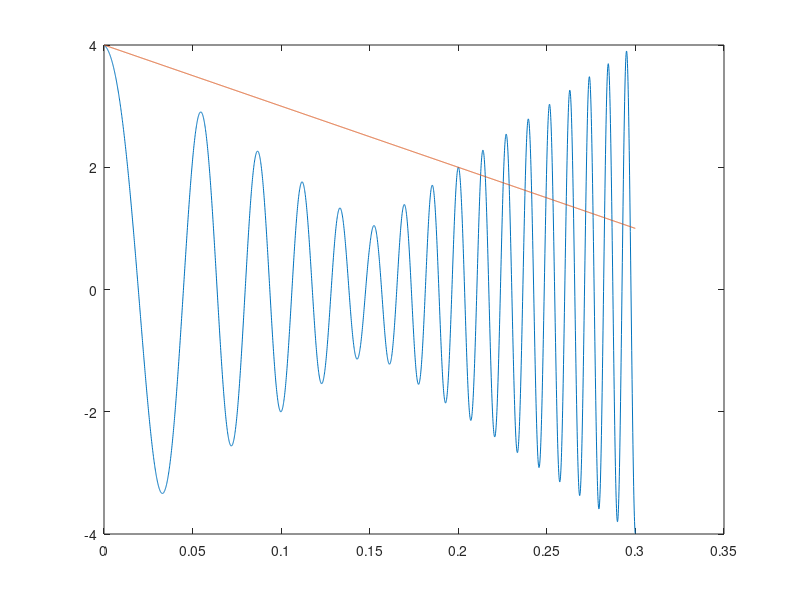

The MATLAB source for this figure: (Note: this script raises an error after producing the figure.)
clear
clc
close all

% FS = 18;                % fontsize for figures
FS2 = 10;                   % for the legend
FS3 = 25;

Fs = 10e3;
Ts = 1/Fs;
T_max = 0.3;
t= 0:Ts:T_max-Ts;                   % 10 seconds @ 1kHz sample rate

f0 = 10;
f1=100;                    % Start at 1 Hz, go up to 150 Hz

f_max = f1;

f_middle = f0+(f1-f0)/2;
f = linspace(f0,f1,length(t));
% true_IF_middle = f(Sample2Cut+1:end-Sample2Cut);

true_IP = zeros(1,length(t));
for n=2:length(t)
    true_IP(n) = true_IP(n-1) + f(n)*2*pi*Ts;
end

true_IP = mod(true_IP,2*pi);

A1 = 4;
A2 = 1;
Envelope = linspace(A1,A2,length(t));
% Envelope2 = [Envelope(1:round(length(Envelope)/2)) fliplr(Envelope(1:round(length(Envelope)/2)))];
Envelope2 = [linspace(A1,A2,round(length(Envelope)/2)) linspace(A2,A1,round(length(Envelope)/2))];

y = Envelope2.*chirp(t,f0,T_max,f1);
figure
plot(t,y,t,Envelope)
% y_middle = y(Sample2Cut+1:end-Sample2Cut);

sigma = 0.0:0.07:0.6;

PointMultiplier = 5;
MinPoints = round(0.9*Fs/f1);

MaxPoints = round(PointMultiplier*MinPoints);
PointsStep = 5;
PlotMode = 0;

MaxPoints = floor((1/f_middle)*Fs/2)+100;
MinPoints = floor((1/f_middle)*Fs/2);
PointsStep = 20;

FS = 16;
LW = 1.6;
MS = 5;

EdgeEffectTime = 0.02;
EdgeEffectSample = round(EdgeEffectTime*Fs);
t_start_sample = 1;
NIterations = 10;

f_max = f(end-EdgeEffectSample);

snr_db_start = zeros(NIterations,length(sigma));
snr_db_mid = zeros(NIterations,length(sigma));
snr_db_end= zeros(NIterations,length(sigma));
RMSE_start = zeros(NIterations,length(sigma));
RMSE_mid = zeros(NIterations,length(sigma));
RMSE_end = zeros(NIterations,length(sigma));

s_1 = round(Fs*T_max/3);
s_2 = round(2*Fs*T_max/3);

plotmode = 1;
tic
PhaseFig  = figure('units','normalized','position',[0 0 1 1]);

for n=1:length(sigma)
    disp(['iteration ' num2str(n) ' of ' num2str(length(sigma)) ' noise levels']) 
    
    for nn=1:NIterations
        
        noise = sigma(n)*randn(1,length(t));
        y_n = y + noise;

        rms_y_start = norm(y(1:s_1))/sqrt(length(y(1:s_1)));
        rms_n_start = norm(noise(1:s_1))/sqrt(length(noise(1:s_1)));

        rms_y_mid = norm(y(s_1:s_2))/sqrt(length(y(s_1:s_2)));
        rms_n_mid = norm(noise(s_1:s_2))/sqrt(length(noise(s_1:s_2)));

        rms_y_end = norm(y(s_2:end))/sqrt(length(y(s_2:end)));
        rms_n_end = norm(noise(s_2:end))/sqrt(length(noise(s_2:end)));

        snr_start = (rms_y_start/rms_n_start)^2;
        snr_db_start(nn,n) = 10*log10(snr_start);

        snr_mid = (rms_y_mid/rms_n_mid)^2;
        snr_db_mid(nn,n) = 10*log10(snr_mid);

        snr_end = (rms_y_end/rms_n_end)^2;
        snr_db_end(nn,n) = 10*log10(snr_end);

        [IF_interp, phi_interp, phi_unwrapped, x, Hx, r, phi, x0, Hx0, m_star, M] ...
            = cpt(y_n, MinPoints, MaxPoints, PointsStep, Ts, PlotMode, f_max);

        phi_est = mod(phi_interp,2*pi);

        phi_diff = min( (repmat(true_IP,3,1) - [phi_est-2*pi ; phi_est ; phi_est + 2*pi]).^2 ,[],1); 
        phi_diff_start = phi_diff(EdgeEffectSample:s_1);
        phi_diff_mid = phi_diff(s_1:s_2);
        phi_diff_end = phi_diff(s_2:end-EdgeEffectSample);

        RMSE_start(nn,n) = sqrt(mean(phi_diff_start));
        RMSE_mid(nn,n) = sqrt(mean(phi_diff_mid));
        RMSE_end(nn,n) = sqrt(mean(phi_diff_end));

        if plotmode == 1
            ax(n+floor((n-1)/3)*3) = subplot(6,3,n+floor((n-1)/3)*3,'parent',PhaseFig);
            plot(t,y_n,'k','parent',ax(n+floor((n-1)/3)*3))
            grid(ax(n+floor((n-1)/3)*3),'on')
            Pos = get(ax(n+floor((n-1)/3)*3),'position');
            set(ax(n+floor((n-1)/3)*3),'position',[Pos(1) Pos(2) Pos(3) Pos(4)-0.01]);
            title(ax(n+floor((n-1)/3)*3),['SNR = ' num2str(snr_db_start(nn,n)) ', ' num2str(snr_db_mid(nn,n)) ', ' num2str(snr_db_end(nn,n)) ' dB'],'fontsize',FS,'fontname','Times New Roman')%'interpreter','latex')
            if mod(n,3) ~= 1
                set(ax(n+floor((n-1)/3)*3),'yticklabel',[])
            else
                ylabel(ax(n+floor((n-1)/3)*3),'Amplitude','fontsize',FS,'fontname','Times New Roman','position',[-0.031 -0.5 1])%,'interpreter','latex')
            end
            set(ax(n+floor((n-1)/3)*3),'xticklabel',[],'fontsize',FS,'fontname','Times New Roman','ytick',[-2 0 2 4])
            xlim(ax(n+floor((n-1)/3)*3),[t(t_start_sample) t(end)])
            ylim(ax(n+floor((n-1)/3)*3),[-A1 A1])

            ax(6,3,n+(floor((n-1)/3)+1)) = subplot(6,3,n+(floor((n-1)/3)+1)*3,'parent',PhaseFig);
            plot(t,true_IP,'k','linewidth',LW,'parent',ax(6,3,n+(floor((n-1)/3)+1)))
            hold(ax(6,3,n+(floor((n-1)/3)+1)),'on')
            plot(t,phi_est,'.r','markersize',MS,'parent',ax(6,3,n+(floor((n-1)/3)+1)))
            hold(ax(6,3,n+(floor((n-1)/3)+1)),'off')
            Pos = get(ax(6,3,n+(floor((n-1)/3)+1)),'position');
            set(ax(6,3,n+(floor((n-1)/3)+1)),'position',[Pos(1) Pos(2)+0.01 Pos(3) Pos(4)+0.02]);
            grid(ax(6,3,n+(floor((n-1)/3)+1)),'on')
            if n<7
                set(ax(6,3,n+(floor((n-1)/3)+1)),'xticklabel',[])
            else
                xlabel(ax(6,3,n+(floor((n-1)/3)+1)),'Times (s)','fontsize',FS,'fontname','Times New Roman')%,'interpreter','latex')
            end
            set(ax(6,3,n+(floor((n-1)/3)+1)),'fontsize',FS,'fontname','Times New Roman','ytick',[0 pi 2*pi],'yticklabel',{'0', '3.14','6.28'})
            if mod(n,3) ~= 1
                set(ax(6,3,n+(floor((n-1)/3)+1)),'yticklabel',[])
            else
                ylabel(ax(6,3,n+(floor((n-1)/3)+1)),'Radians','fontsize',FS,'fontname','Times New Roman','position',[-0.031 3 1])%,'interpreter','latex')
            end
            xlim(ax(6,3,n+(floor((n-1)/3)+1)),[t(t_start_sample) t(end)])
            ylim(ax(6,3,n+(floor((n-1)/3)+1)),[0,2*pi+0.4])
            drawnow
        end
    end
end
toc

y_max = 2;
FS = 16;
roundlabelstart = round(10*mean(snr_db_start,1))/10;
roundlabelmid = round(10*mean(snr_db_mid,1))/10;
roundlabelend = round(10*mean(snr_db_end,1))/10;
for n=1:length(sigma)
    xticklabelstart{n} = num2str(roundlabelstart(n));
    xticklabelmid{n} = num2str(roundlabelmid(n));
    xticklabelend{n} = num2str(roundlabelend(n));
end
xticklabelstart = fliplr(xticklabelstart);
xticklabelmid = fliplr(xticklabelmid);
xticklabelend = fliplr(xticklabelend);

subplotextension = 0.055;
boxplotfig = figure('units','normalized','position',[0 0 1 1]);
ax(1) = subplot(1,3,1,'parent',boxplotfig,'units','normalized');
boxplot(RMSE_start,roundlabelstart,'parent',ax(1))
ylim(ax(1),[0 y_max])
pos = get(ax(1),'position');
set(ax(1),'xtick',1:9,'xticklabel',xticklabelstart,'fontsize',FS,'position',[pos(1)-subplotextension/2 pos(2) pos(3)+subplotextension pos(4)])
ylabel(ax(1),'RMSE CPT','fontsize',FS)

ax(2) = subplot(1,3,2,'parent',boxplotfig,'units','normalized');
boxplot(RMSE_mid,roundlabelmid,'parent',ax(2))
ylim(ax(2),[0 y_max])
pos = get(ax(2),'position');
set(ax(2),'xtick',1:9,'xticklabel',xticklabelmid,'yticklabel',{''},'fontsize',FS,'position',[pos(1)-subplotextension/2 pos(2) pos(3)+subplotextension pos(4)])

ax(3) = subplot(1,3,3,'parent',boxplotfig,'units','normalized');
boxplot(RMSE_end,roundlabelend,'parent',ax(3))
ylim(ax(3),[0 y_max])
pos = get(ax(3),'position');
set(ax(3),'xtick',1:9,'xticklabel',xticklabelend,'yticklabel',{''},'fontsize',FS,'position',[pos(1)-subplotextension/2 pos(2) pos(3)+subplotextension pos(4)])

